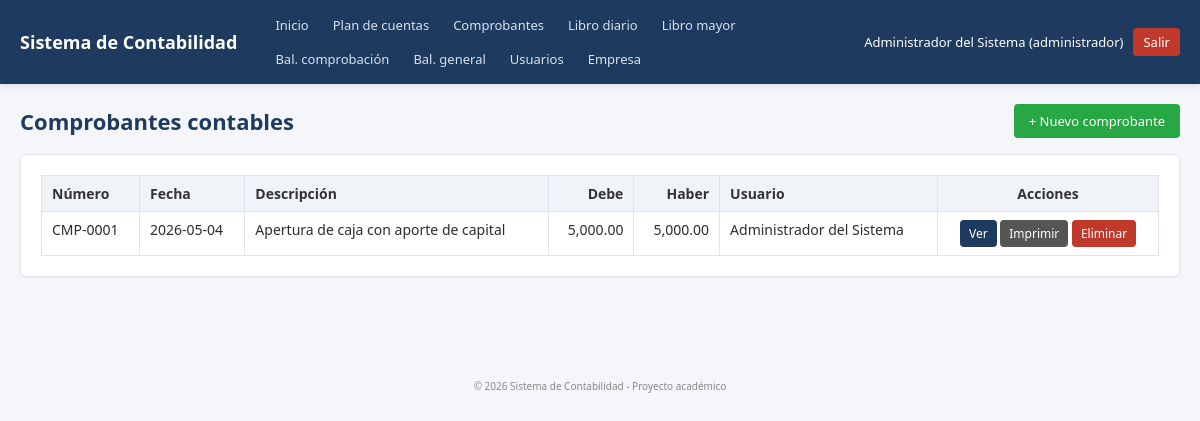
The page /modules/comprobantes/index.php (signed in) on the database its author committed.
### tables this page shows
CREATE TABLE comprobantes (
    id INT AUTO_INCREMENT PRIMARY KEY,
    numero VARCHAR(20) NOT NULL UNIQUE,
    fecha DATE NOT NULL,
    descripcion VARCHAR(300) NOT NULL,
    usuario_id INT DEFAULT NULL,
    total_debe DECIMAL(14,2) NOT NULL DEFAULT 0,
    total_haber DECIMAL(14,2) NOT NULL DEFAULT 0,
    created_at TIMESTAMP DEFAULT CURRENT_TIMESTAMP,
    CONSTRAINT fk_comprobante_usuario
        FOREIGN KEY (usuario_id) REFERENCES usuarios(id) ON DELETE SET NULL
);

CREATE TABLE usuarios (
    id INT AUTO_INCREMENT PRIMARY KEY,
    username VARCHAR(50) NOT NULL UNIQUE,
    password VARCHAR(255) NOT NULL,
    nombre VARCHAR(100) NOT NULL,
    rol ENUM('administrador','contador') NOT NULL DEFAULT 'contador',
    activo TINYINT(1) NOT NULL DEFAULT 1,
    created_at TIMESTAMP DEFAULT CURRENT_TIMESTAMP
);

### includes/functions.php (called while the page is built, shortened)
<?php
function e($value) {
    return htmlspecialchars((string)$value, ENT_QUOTES, 'UTF-8');
}
function money($value) {
    return number_format((float)$value, 2, '.', ',');
}

### modules/comprobantes/index.php (the view, shortened to what this page needs)
<?php
require_once __DIR__ . '/../../includes/auth.php';
$res = $conn->query("
    SELECT c.id, c.numero, c.fecha, c.descripcion, c.total_debe, c.total_haber,
           u.nombre AS usuario
    FROM comprobantes c
    LEFT JOIN usuarios u ON u.id = c.usuario_id
    ORDER BY c.fecha DESC, c.id DESC
");
include __DIR__ . '/../../includes/header.php';
?>
<div class="page-header">
    <h1>Comprobantes contables</h1>
    <a class="btn btn-success" href="create.php">+ Nuevo comprobante</a>
</div>
<div class="card">
    <table class="table">
        <thead>
            <tr>
                <th>Número</th>
                <th>Fecha</th>
                <th>Descripción</th>
                <th class="text-right">Debe</th>
                <th class="text-right">Haber</th>
                <th>Usuario</th>
                <th class="text-center">Acciones</th>
            </tr>
        </thead>
        <tbody>
        <?php while ($c = $res->fetch_assoc()): ?>
            <tr>
                <td><?= e($c['numero']) ?></td>
                <td><?= e($c['fecha']) ?></td>
                <td><?= e($c['descripcion']) ?></td>
                <td class="text-right"><?= money($c['total_debe']) ?></td>
                <td class="text-right"><?= money($c['total_haber']) ?></td>
                <td><?= e($c['usuario'] ?? '-') ?></td>
                <td class="text-center">
                    <a class="btn btn-sm" href="view.php?id=<?= (int)$c['id'] ?>">Ver</a>
                    <a class="btn btn-sm btn-print" target="_blank" href="print.php?id=<?= (int)$c['id'] ?>">Imprimir</a>
                    <a class="btn btn-sm btn-danger"
                       href="delete.php?id=<?= (int)$c['id'] ?>"
                       onclick="return confirm('¿Eliminar este comprobante?');">Eliminar</a>
                </td>
            </tr>
        <?php endwhile; ?>
        </tbody>
    </table>
</div>
<?php include __DIR__ . '/../../includes/footer.php'; ?>

### assets/css/style.css (style rules this page uses)
* { box-sizing: border-box; }
body { margin: 0; font-family: "Segoe UI", Roboto, Arial, sans-serif; background: #f4f6f9; color: #2c2c2c; font-size: 14px; }
a { color: #1d6fa5; text-decoration: none; }
.card { background: #fff; border: 1px solid #e1e5eb; border-radius: 6px; padding: 20px; margin-bottom: 20px; box-shadow: 0 1px 2px rgba(0,0,0,.04); }
.page-header { display: flex; align-items: center; justify-content: space-between; flex-wrap: wrap; margin-bottom: 16px; gap: 10px; }
.page-header h1 { margin: 0; font-size: 22px; color: #1f3a5f; }
.btn { display: inline-block; padding: 7px 14px; border-radius: 4px; border: 1px solid transparent; font-size: 13px; cursor: pointer; background: #1f3a5f; color: #fff; text-decoration: none; }
.btn-success { background: #28a745; }
.btn-danger { background: #c0392b; }
.btn-print { background: #555; }
.btn-sm { padding: 4px 8px; font-size: 12px; }
.table { width: 100%; border-collapse: collapse; background: #fff; }
.table th, .table td { border: 1px solid #e1e5eb; padding: 8px 10px; text-align: left; vertical-align: top; }
.table th { background: #f0f3f8; font-weight: 600; color: #333; }
.table .text-right { text-align: right; }
.table .text-center { text-align: center; }

### rows shown on the page
comprobantes: numero "CMP-0001", fecha "2026-05-04", descripcion "Apertura de caja con aporte de capital", total_debe "5,000.00", total_haber "5,000.00", usuario.nombre "Administrador del Sistema"

### other values the page prints
APP_NAME "Sistema de Contabilidad"
$_SESSION['user_nombre'] "Administrador del Sistema"
$_SESSION['user_rol'] "administrador"
